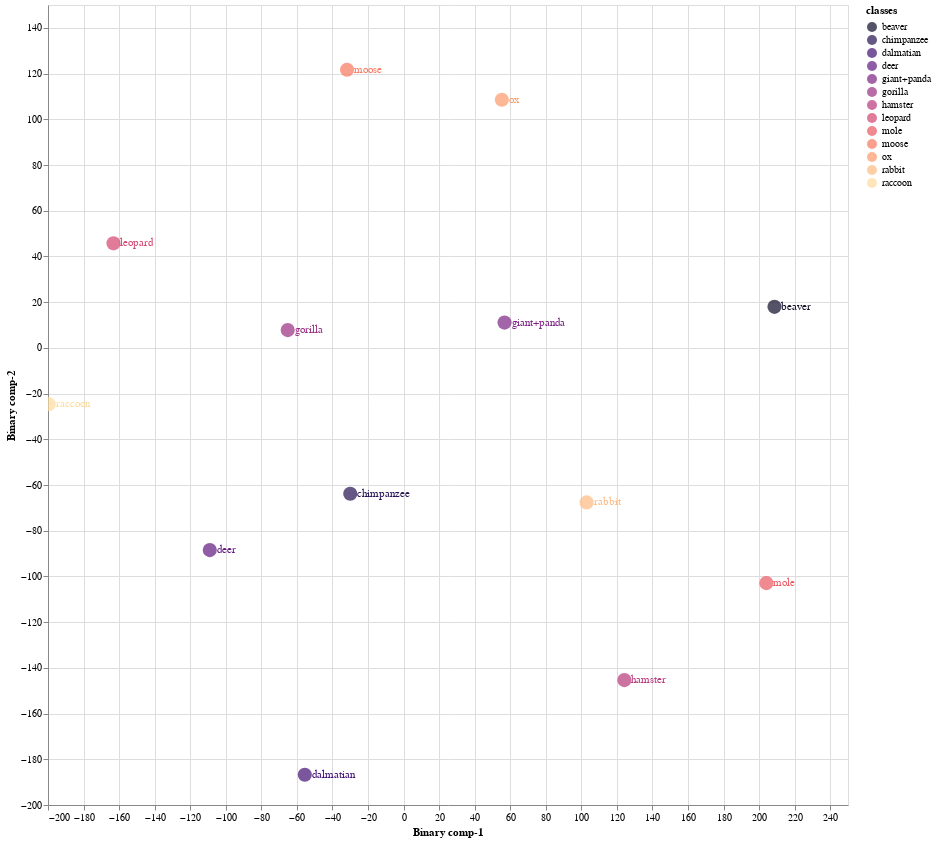
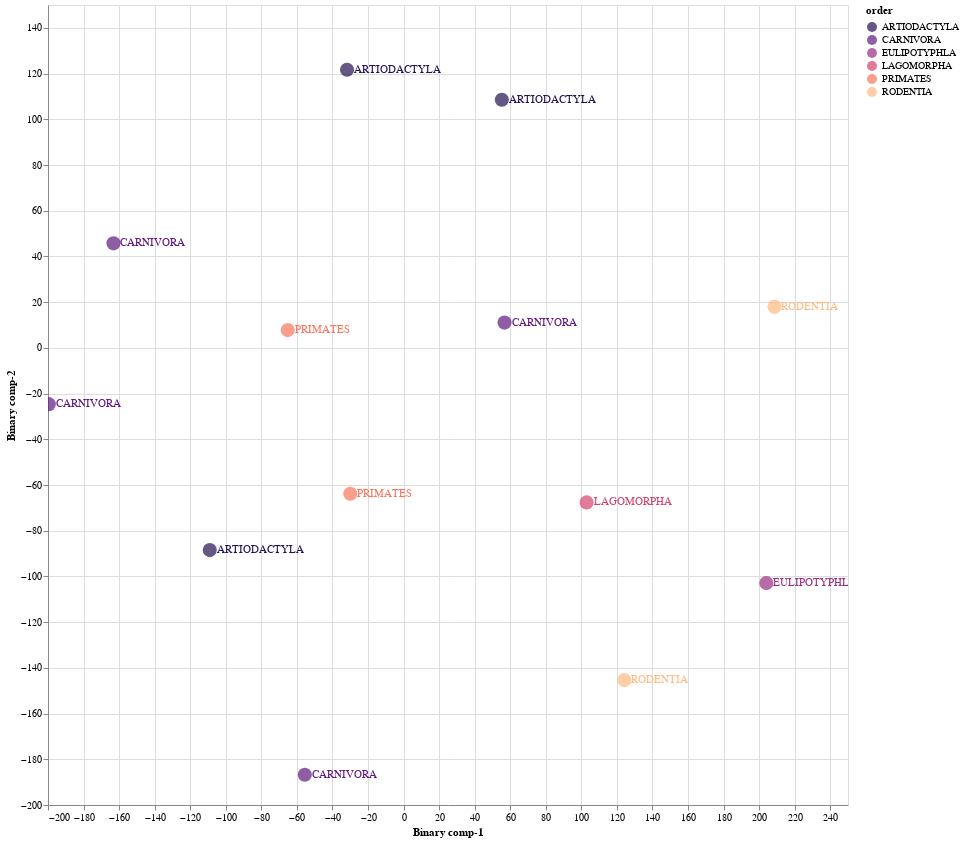

Notebook source saved alongside these figures, in order:
### Markdown cell above
### 8.1 Train Validation Split 01

### Code cell
Train01 = CZSL(mode = "Train", 
               split = 1, 
               DNN = ProjectionNetwork1, 
               epochs = 40, 
               bs = 8, 
               numunits = 1024, 
               lr = 0.1, 
               optimiser = nn.Sigmoid(), 
               dropout = 0.2, 
               mom = 0, 
               wd = 0,  
               device = 'cuda', 
               checkpoint = CP1, 
               pred_type = 'Probabilistic', 
               dist_type = 'cosine')

#mode
#1. "Train" - Use Train Val split
#2. "Test" - For Unseen Test Data

#split
# 1 -Train/Val Split 1
# 2 -Train/Val Split 2
# 3 -Train/Val Split 2

#pred_type
#1. "Probabilistic" - continous real numbers giving probability for prdiction to be 1
#2. "Deterministic" - 1 or 0 prediction values

#dist_type
#1. euclidean
#2. cosine
#3. hamming
#4. jaccard

### Figure 1 — Vega-Lite specification as saved in the notebook (floating-point values rounded to 4 significant figures)
{"config": {"view": {"continuousWidth": 400, "continuousHeight": 300}}, "layer": [{"mark": {"type": "circle", "size": 200}, "encoding": {"color": {"field": "classes", "scale": {"scheme": "Magma"}, "type": "nominal"}, "x": {"field": "Binary comp-1", "type": "quantitative"}, "y": {"field": "Binary comp-2", "type": "quantitative"}}, "height": 800, "selection": {"selector001": {"type": "interval", "bind": "scales", "encodings": ["x", "y"]}}, "width": 800}, {"mark": {"type": "text", "align": "left", "baseline": "middle", "dx": 7}, "encoding": {"color": {"field": "classes", "scale": {"scheme": "Magma"}, "type": "nominal"}, "text": {"field": "classes", "type": "nominal"}, "x": {"field": "Binary comp-1", "type": "quantitative"}, "y": {"field": "Binary comp-2", "type": "quantitative"}}, "height": 800, "width": 800}], "data": {"name": "data-616083f30d8a47e120914b293c359c3a"}, "$schema": "https://vega.github.io/schema/vega-lite/v4.17.0.json", "datasets": {"data-616083f30d8a47e120914b293c359c3a": [{"Binary comp-1": 208.6, "Binary comp-2": 17.94, "classes": "beaver", "sciName": "Aplodontia_rufa", "animal_label": 4, "animal_class": "beaver", "mainCommonName": "Mountain Beaver", "otherCommonNames": "Boomer|Sewellel|Point Arena Mountain Beaver|Point Reyes Mountain Beaver", "class": "Mammalia", "infraclass": "Placentalia", "magnorder": "Boreoeutheria", "superorder": "Euarchontoglires", "order": "RODENTIA", "suborder": "SCIUROMORPHA", "infraorder": null, "parvorder": null, "superfamily": null, "family": "APLODONTIIDAE", "subfamily": null, "tribe": null, "genus": "Aplodontia"}, {"Binary comp-1": -55.54, "Binary comp-2": -186.8, "classes": "dalmatian", "sciName": "Canis_familiaris", "animal_label": 5, "animal_class": "dalmatian", "mainCommonName": "Domestic Dog", "otherCommonNames": "Dog|Dingo|Feral Dog|New Guinea Singing Dog|Village Dog", "class": "Mammalia", "infraclass": "Placentalia", "magnorder": "Boreoeutheria", "superorder": "Laurasiatheria", "order": "CARNIVORA", "suborder": "CANIFORMIA", "infraorder": "CANOIDEA", "parvorder": null, "superfamily": null, "family": "CANIDAE", "subfamily": null, "tribe": null, "genus": "Canis"}, {"Binary comp-1": 204.1, "Binary comp-2": -102.9, "classes": "mole", "sciName": "Talpa_altaica", "animal_label": 12, "animal_class": "mole", "mainCommonName": "Altai Mole", "otherCommonNames": "Siberian Mole", "class": "Mammalia", "infraclass": "Placentalia", "magnorder": "Boreoeutheria", "superorder": "Laurasiatheria", "order": "EULIPOTYPHLA", "suborder": null, "infraorder": null, "parvorder": null, "superfamily": null, "family": "TALPIDAE", "subfamily": "TALPINAE", "tribe": "TALPINI", "genus": "Talpa"}, {"Binary comp-1": -163.2, "Binary comp-2": 45.71, "classes": "leopard", "sciName": "Panthera_pardus", "animal_label": 15, "animal_class": "leopard", "mainCommonName": "Leopard", "otherCommonNames": "Panther", "class": "Mammalia", "infraclass": "Placentalia", "magnorder": "Boreoeutheria", "superorder": "Laurasiatheria", "order": "CARNIVORA", "suborder": "FELIFORMIA", "infraorder": "FELOIDEA", "parvorder": null, "superfamily": null, "family": "FELIDAE", "subfamily": "PANTHERINAE", "tribe": null, "genus": "Panthera"}, {"Binary comp-1": -31.8, "Binary comp-2": 121.7, "classes": "moose", "sciName": "Alces_alces", "animal_label": 16, "animal_class": "moose", "mainCommonName": "Moose", "otherCommonNames": "Elk|Eurasian Elk|Caucasian Moose", "class": "Mammalia", "infraclass": "Placentalia", "magnorder": "Boreoeutheria", "superorder": "Laurasiatheria", "order": "ARTIODACTYLA", "suborder": "RUMINANTIA", "infraorder": "PECORA", "parvorder": null, "superfamily": null, "family": "CERVIDAE", "subfamily": "CAPREOLINAE", "tribe": "ALCEINI", "genus": "Alces"}, {"Binary comp-1": -65.16, "Binary comp-2": 7.788, "classes": "gorilla", "sciName": "Gorilla_gorilla", "animal_label": 20, "animal_class": "gorilla", "mainCommonName": "Western Gorilla", "otherCommonNames": "Lowland Gorilla|Cross River Gorilla|Western Lowland Gorilla", "class": "Mammalia", "infraclass": "Placentalia", "magnorder": "Boreoeutheria", "superorder": "Euarchontoglires", "order": "PRIMATES", "suborder": "HAPLORHINI", "infraorder": "SIMIIFORMES", "parvorder": "CATARRHINI", "superfamily": "HOMINOIDEA", "family": "HOMINIDAE", "subfamily": "HOMININAE", "tribe": null, "genus": "Gorilla"}, {"Binary comp-1": 55.28, "Binary comp-2": 108.6, "classes": "ox", "sciName": "Bos_sauveli", "animal_label": 21, "animal_class": "ox", "mainCommonName": "Kouprey", "otherCommonNames": "Gray Ox|Indochinese Forest Ox", "class": "Mammalia", "infraclass": "Placentalia", "magnorder": "Boreoeutheria", "superorder": "Laurasiatheria", "order": "ARTIODACTYLA", "suborder": "RUMINANTIA", "infraorder": "PECORA", "parvorder": null, "superfamily": null, "family": "BOVIDAE", "subfamily": "BOVINAE", "tribe": "BOVINI", "genus": "Bos"}, {"Binary comp-1": -29.98, "Binary comp-2": -63.83, "classes": "chimpanzee", "sciName": "Pan_troglodytes", "animal_label": 25, "animal_class": "chimpanzee", "mainCommonName": "Chimpanzee", "otherCommonNames": "Chimpanzee|Common Chimpanzee|Robust Chimpanzee|Central Chimpanzee|Eastern Chimpanzee|Nigeria-Cameroon Chimpanzee|Western Chimpanzee", "class": "Mammalia", "infraclass": "Placentalia", "magnorder": "Boreoeutheria", "superorder": "Euarchontoglires", "order": "PRIMATES", "suborder": "HAPLORHINI", "infraorder": "SIMIIFORMES", "parvorder": "CATARRHINI", "superfamily": "HOMINOIDEA", "family": "HOMINIDAE", "subfamily": "HOMININAE", "tribe": null, "genus": "Pan"}, {"Binary comp-1": 124.2, "Binary comp-2": -145.4, "classes": "hamster", "sciName": "Mesocricetus_brandti", "animal_label": 26, "animal_class": "hamster", "mainCommonName": "Brandt's Hamster", "otherCommonNames": "Turkish Hamster", "class": "Mammalia", "infraclass": "Placentalia", "magnorder": "Boreoeutheria", "superorder": "Euarchontoglires", "order": "RODENTIA", "suborder": "SUPRAMYOMORPHA", "infraorder": "MYOMORPHI", "parvorder": null, "superfamily": "MUROIDEA", "family": "CRICETIDAE", "subfamily": "CRICETINAE", "tribe": null, "genus": "Mesocricetus"}, {"Binary comp-1": 103.0, "Binary comp-2": -67.61, "classes": "rabbit", "sciName": "Pentalagus_furnessi", "animal_label": 29, "animal_class": "rabbit", "mainCommonName": "Amami Rabbit", "otherCommonNames": "Ryukyu Rabbit", "class": "Mammalia", "infraclass": "Placentalia", "magnorder": "Boreoeutheria", "superorder": "Euarchontoglires", "order": "LAGOMORPHA", "suborder": null, "infraorder": null, "parvorder": null, "superfamily": null, "family": "LEPORIDAE", "subfamily": null, "tribe": null, "genus": "Pentalagus"}, {"Binary comp-1": 56.79, "Binary comp-2": 11.07, "classes": "giant+panda", "sciName": "Ailuropoda_melanoleuca", "animal_label": 39, "animal_class": "giant+panda", "mainCommonName": "Giant Panda", "otherCommonNames": "Da Xiong Mao", "class": "Mammalia", "infraclass": "Placentalia", "magnorder": "Boreoeutheria", "superorder": "Laurasiatheria", "order": "CARNIVORA", "suborder": "CANIFORMIA", "infraorder": "ARCTOIDEA", "parvorder": null, "superfamily": "URSOIDEA", "family": "URSIDAE", "subfamily": "AILUROPODINAE", "tribe": null, "genus": "Ailuropoda"}, {"Binary comp-1": -109.0, "Binary comp-2": -88.48, "classes": "deer", "sciName": "Hydropotes_inermis", "animal_label": 40, "animal_class": "deer", "mainCommonName": "Chinese Water Deer", "otherCommonNames": null, "class": "Mammalia", "infraclass": "Placentalia", "magnorder": "Boreoeutheria", "superorder": "Laurasiatheria", "order": "ARTIODACTYLA", "suborder": "RUMINANTIA", "infraorder": "PECORA", "parvorder": null, "superfamily": null, "family": "CERVIDAE", "subfamily": "CAPREOLINAE", "tribe": "CAPREOLINI", "genus": "Hydropotes"}, {"Binary comp-1": -199.6, "Binary comp-2": -24.62, "classes": "raccoon", "sciName": "Procyon_lotor", "animal_label": 48, "animal_class": "raccoon", "mainCommonName": "Northern Raccoon", "otherCommonNames": "Common Raccoon", "class": "Mammalia", "infraclass": "Placentalia", "magnorder": "Boreoeutheria", "superorder": "Laurasiatheria", "order": "CARNIVORA", "suborder": "CANIFORMIA", "infraorder": "ARCTOIDEA", "parvorder": null, "superfamily": "MUSTELOIDEA", "family": "PROCYONIDAE", "subfamily": null, "tribe": null, "genus": "Procyon"}]}}

### Figure 2 — Vega-Lite specification as saved in the notebook (floating-point values rounded to 4 significant figures)
{"config": {"view": {"continuousWidth": 400, "continuousHeight": 300}}, "layer": [{"mark": {"type": "circle", "size": 200}, "encoding": {"color": {"field": "order", "scale": {"scheme": "Magma"}, "type": "nominal"}, "x": {"field": "Binary comp-1", "type": "quantitative"}, "y": {"field": "Binary comp-2", "type": "quantitative"}}, "height": 800, "selection": {"selector002": {"type": "interval", "bind": "scales", "encodings": ["x", "y"]}}, "width": 800}, {"mark": {"type": "text", "align": "left", "baseline": "middle", "dx": 7}, "encoding": {"color": {"field": "order", "scale": {"scheme": "Magma"}, "type": "nominal"}, "text": {"field": "order", "type": "nominal"}, "x": {"field": "Binary comp-1", "type": "quantitative"}, "y": {"field": "Binary comp-2", "type": "quantitative"}}, "height": 800, "width": 800}], "data": {"name": "data-616083f30d8a47e120914b293c359c3a"}, "$schema": "https://vega.github.io/schema/vega-lite/v4.17.0.json", "datasets": {"data-616083f30d8a47e120914b293c359c3a": [{"Binary comp-1": 208.6, "Binary comp-2": 17.94, "classes": "beaver", "sciName": "Aplodontia_rufa", "animal_label": 4, "animal_class": "beaver", "mainCommonName": "Mountain Beaver", "otherCommonNames": "Boomer|Sewellel|Point Arena Mountain Beaver|Point Reyes Mountain Beaver", "class": "Mammalia", "infraclass": "Placentalia", "magnorder": "Boreoeutheria", "superorder": "Euarchontoglires", "order": "RODENTIA", "suborder": "SCIUROMORPHA", "infraorder": null, "parvorder": null, "superfamily": null, "family": "APLODONTIIDAE", "subfamily": null, "tribe": null, "genus": "Aplodontia"}, {"Binary comp-1": -55.54, "Binary comp-2": -186.8, "classes": "dalmatian", "sciName": "Canis_familiaris", "animal_label": 5, "animal_class": "dalmatian", "mainCommonName": "Domestic Dog", "otherCommonNames": "Dog|Dingo|Feral Dog|New Guinea Singing Dog|Village Dog", "class": "Mammalia", "infraclass": "Placentalia", "magnorder": "Boreoeutheria", "superorder": "Laurasiatheria", "order": "CARNIVORA", "suborder": "CANIFORMIA", "infraorder": "CANOIDEA", "parvorder": null, "superfamily": null, "family": "CANIDAE", "subfamily": null, "tribe": null, "genus": "Canis"}, {"Binary comp-1": 204.1, "Binary comp-2": -102.9, "classes": "mole", "sciName": "Talpa_altaica", "animal_label": 12, "animal_class": "mole", "mainCommonName": "Altai Mole", "otherCommonNames": "Siberian Mole", "class": "Mammalia", "infraclass": "Placentalia", "magnorder": "Boreoeutheria", "superorder": "Laurasiatheria", "order": "EULIPOTYPHLA", "suborder": null, "infraorder": null, "parvorder": null, "superfamily": null, "family": "TALPIDAE", "subfamily": "TALPINAE", "tribe": "TALPINI", "genus": "Talpa"}, {"Binary comp-1": -163.2, "Binary comp-2": 45.71, "classes": "leopard", "sciName": "Panthera_pardus", "animal_label": 15, "animal_class": "leopard", "mainCommonName": "Leopard", "otherCommonNames": "Panther", "class": "Mammalia", "infraclass": "Placentalia", "magnorder": "Boreoeutheria", "superorder": "Laurasiatheria", "order": "CARNIVORA", "suborder": "FELIFORMIA", "infraorder": "FELOIDEA", "parvorder": null, "superfamily": null, "family": "FELIDAE", "subfamily": "PANTHERINAE", "tribe": null, "genus": "Panthera"}, {"Binary comp-1": -31.8, "Binary comp-2": 121.7, "classes": "moose", "sciName": "Alces_alces", "animal_label": 16, "animal_class": "moose", "mainCommonName": "Moose", "otherCommonNames": "Elk|Eurasian Elk|Caucasian Moose", "class": "Mammalia", "infraclass": "Placentalia", "magnorder": "Boreoeutheria", "superorder": "Laurasiatheria", "order": "ARTIODACTYLA", "suborder": "RUMINANTIA", "infraorder": "PECORA", "parvorder": null, "superfamily": null, "family": "CERVIDAE", "subfamily": "CAPREOLINAE", "tribe": "ALCEINI", "genus": "Alces"}, {"Binary comp-1": -65.16, "Binary comp-2": 7.788, "classes": "gorilla", "sciName": "Gorilla_gorilla", "animal_label": 20, "animal_class": "gorilla", "mainCommonName": "Western Gorilla", "otherCommonNames": "Lowland Gorilla|Cross River Gorilla|Western Lowland Gorilla", "class": "Mammalia", "infraclass": "Placentalia", "magnorder": "Boreoeutheria", "superorder": "Euarchontoglires", "order": "PRIMATES", "suborder": "HAPLORHINI", "infraorder": "SIMIIFORMES", "parvorder": "CATARRHINI", "superfamily": "HOMINOIDEA", "family": "HOMINIDAE", "subfamily": "HOMININAE", "tribe": null, "genus": "Gorilla"}, {"Binary comp-1": 55.28, "Binary comp-2": 108.6, "classes": "ox", "sciName": "Bos_sauveli", "animal_label": 21, "animal_class": "ox", "mainCommonName": "Kouprey", "otherCommonNames": "Gray Ox|Indochinese Forest Ox", "class": "Mammalia", "infraclass": "Placentalia", "magnorder": "Boreoeutheria", "superorder": "Laurasiatheria", "order": "ARTIODACTYLA", "suborder": "RUMINANTIA", "infraorder": "PECORA", "parvorder": null, "superfamily": null, "family": "BOVIDAE", "subfamily": "BOVINAE", "tribe": "BOVINI", "genus": "Bos"}, {"Binary comp-1": -29.98, "Binary comp-2": -63.83, "classes": "chimpanzee", "sciName": "Pan_troglodytes", "animal_label": 25, "animal_class": "chimpanzee", "mainCommonName": "Chimpanzee", "otherCommonNames": "Chimpanzee|Common Chimpanzee|Robust Chimpanzee|Central Chimpanzee|Eastern Chimpanzee|Nigeria-Cameroon Chimpanzee|Western Chimpanzee", "class": "Mammalia", "infraclass": "Placentalia", "magnorder": "Boreoeutheria", "superorder": "Euarchontoglires", "order": "PRIMATES", "suborder": "HAPLORHINI", "infraorder": "SIMIIFORMES", "parvorder": "CATARRHINI", "superfamily": "HOMINOIDEA", "family": "HOMINIDAE", "subfamily": "HOMININAE", "tribe": null, "genus": "Pan"}, {"Binary comp-1": 124.2, "Binary comp-2": -145.4, "classes": "hamster", "sciName": "Mesocricetus_brandti", "animal_label": 26, "animal_class": "hamster", "mainCommonName": "Brandt's Hamster", "otherCommonNames": "Turkish Hamster", "class": "Mammalia", "infraclass": "Placentalia", "magnorder": "Boreoeutheria", "superorder": "Euarchontoglires", "order": "RODENTIA", "suborder": "SUPRAMYOMORPHA", "infraorder": "MYOMORPHI", "parvorder": null, "superfamily": "MUROIDEA", "family": "CRICETIDAE", "subfamily": "CRICETINAE", "tribe": null, "genus": "Mesocricetus"}, {"Binary comp-1": 103.0, "Binary comp-2": -67.61, "classes": "rabbit", "sciName": "Pentalagus_furnessi", "animal_label": 29, "animal_class": "rabbit", "mainCommonName": "Amami Rabbit", "otherCommonNames": "Ryukyu Rabbit", "class": "Mammalia", "infraclass": "Placentalia", "magnorder": "Boreoeutheria", "superorder": "Euarchontoglires", "order": "LAGOMORPHA", "suborder": null, "infraorder": null, "parvorder": null, "superfamily": null, "family": "LEPORIDAE", "subfamily": null, "tribe": null, "genus": "Pentalagus"}, {"Binary comp-1": 56.79, "Binary comp-2": 11.07, "classes": "giant+panda", "sciName": "Ailuropoda_melanoleuca", "animal_label": 39, "animal_class": "giant+panda", "mainCommonName": "Giant Panda", "otherCommonNames": "Da Xiong Mao", "class": "Mammalia", "infraclass": "Placentalia", "magnorder": "Boreoeutheria", "superorder": "Laurasiatheria", "order": "CARNIVORA", "suborder": "CANIFORMIA", "infraorder": "ARCTOIDEA", "parvorder": null, "superfamily": "URSOIDEA", "family": "URSIDAE", "subfamily": "AILUROPODINAE", "tribe": null, "genus": "Ailuropoda"}, {"Binary comp-1": -109.0, "Binary comp-2": -88.48, "classes": "deer", "sciName": "Hydropotes_inermis", "animal_label": 40, "animal_class": "deer", "mainCommonName": "Chinese Water Deer", "otherCommonNames": null, "class": "Mammalia", "infraclass": "Placentalia", "magnorder": "Boreoeutheria", "superorder": "Laurasiatheria", "order": "ARTIODACTYLA", "suborder": "RUMINANTIA", "infraorder": "PECORA", "parvorder": null, "superfamily": null, "family": "CERVIDAE", "subfamily": "CAPREOLINAE", "tribe": "CAPREOLINI", "genus": "Hydropotes"}, {"Binary comp-1": -199.6, "Binary comp-2": -24.62, "classes": "raccoon", "sciName": "Procyon_lotor", "animal_label": 48, "animal_class": "raccoon", "mainCommonName": "Northern Raccoon", "otherCommonNames": "Common Raccoon", "class": "Mammalia", "infraclass": "Placentalia", "magnorder": "Boreoeutheria", "superorder": "Laurasiatheria", "order": "CARNIVORA", "suborder": "CANIFORMIA", "infraorder": "ARCTOIDEA", "parvorder": null, "superfamily": "MUSTELOIDEA", "family": "PROCYONIDAE", "subfamily": null, "tribe": null, "genus": "Procyon"}]}}
